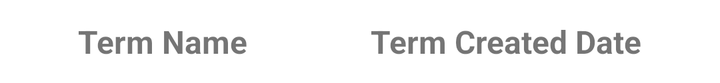
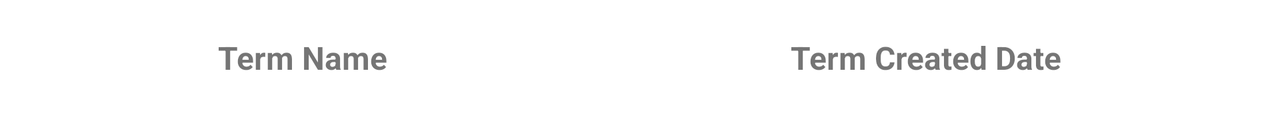

One screen, two layout resources from the same app: the default and the repository's alternative for another configuration. Each is rendered where Android would select it; the XML of both is given below.
<!-- AndroidManifest.xml: application theme Theme.JayMichalekWGUScheduler -->
<!-- res/layout/activity_term_report.xml -->
<?xml version="1.0" encoding="utf-8"?>
<androidx.constraintlayout.widget.ConstraintLayout xmlns:android="http://schemas.android.com/apk/res/android"
    xmlns:tools="http://schemas.android.com/tools"
    android:layout_width="match_parent"
    android:layout_height="wrap_content"
    tools:context=".All.UI.TermReport">

    <TableLayout
        android:layout_width="match_parent"
        android:layout_height="match_parent"
        android:stretchColumns="1, 2"
        android:layout_margin="8dp">

        <TableRow>

            <TextView
                android:text="Term Name"
                android:textSize="16dp"
                android:textStyle="bold"
                android:padding="10dp"
                android:gravity="center"
                android:layout_column="1"/>

            <TextView
                android:text="Term Created Date"
                android:textSize="16dp"
                android:textStyle="bold"
                android:padding="10dp"
                android:gravity="center"
                android:layout_column="1"/>

        </TableRow>

        <androidx.recyclerview.widget.RecyclerView
            android:id="@+id/recyclerView_Report"
            android:layout_width="match_parent"
            android:layout_height="wrap_content" />

    </TableLayout>

</androidx.constraintlayout.widget.ConstraintLayout>
<!-- resources referenced by this layout -->
<resources>
  <style name="Theme.JayMichalekWGUScheduler" parent="Theme.MaterialComponents.DayNight.DarkActionBar">
          
          <item name="colorPrimary">@color/purple_500</item>
          <item name="colorPrimaryVariant">@color/purple_700</item>
          <item name="colorOnPrimary">@color/white</item>
          
          <item name="colorSecondary">@color/teal_200</item>
          <item name="colorSecondaryVariant">@color/teal_700</item>
          <item name="colorOnSecondary">@color/black</item>
          
          <item name="android:statusBarColor" tools:targetApi="l">?attr/colorPrimaryVariant</item>
          
      </style>
</resources>
<!-- res/layout-land/activity_term_report.xml (the repository's variant of the layout above) -->
<!-- drawn on the phone turned sideways -->
<?xml version="1.0" encoding="utf-8"?>
<androidx.constraintlayout.widget.ConstraintLayout xmlns:android="http://schemas.android.com/apk/res/android"
    xmlns:app="http://schemas.android.com/apk/res-auto"
    xmlns:tools="http://schemas.android.com/tools"
    android:layout_width="match_parent"
    android:layout_height="wrap_content"
    tools:context=".All.UI.TermReport">

    <TableLayout
        android:layout_width="match_parent"
        android:layout_height="match_parent"
        android:layout_margin="8dp"
        android:layout_marginStart="8dp"
        android:layout_marginEnd="8dp"
        android:stretchColumns="1, 2"
        app:layout_constraintBottom_toBottomOf="parent"
        app:layout_constraintEnd_toEndOf="parent"
        app:layout_constraintStart_toStartOf="parent"
        app:layout_constraintTop_toTopOf="parent">

        <TableRow>

            <TextView
                android:layout_column="1"
                android:gravity="center"
                android:padding="10dp"
                android:text="Term Name"
                android:textSize="16dp"
                android:textStyle="bold" />

            <TextView
                android:layout_column="1"
                android:gravity="center"
                android:padding="10dp"
                android:text="Term Created Date"
                android:textSize="16dp"
                android:textStyle="bold" />

        </TableRow>

        <androidx.recyclerview.widget.RecyclerView
            android:id="@+id/recyclerView_Report"
            android:layout_width="match_parent"
            android:layout_height="wrap_content" />

    </TableLayout>

</androidx.constraintlayout.widget.ConstraintLayout>
